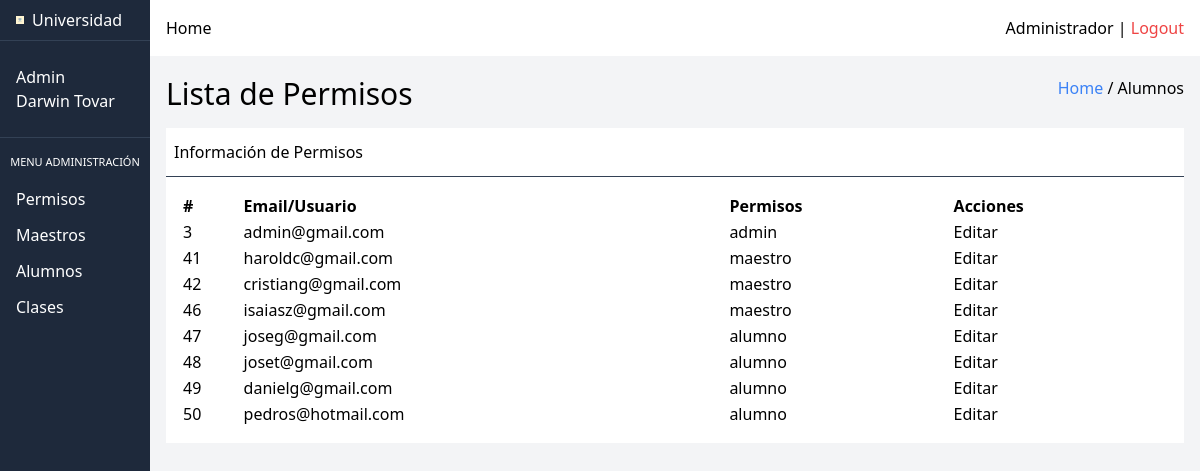
/index.php?action=table-roles (signed in), run on the app's committed database.
### tables this page shows
CREATE TABLE `user` (
  `id` int(11) NOT NULL,
  `email` varchar(50) NOT NULL,
  `password` varchar(100) NOT NULL,
  `firstname` varchar(100) NOT NULL,
  `lastname` varchar(100) NOT NULL,
  `address` varchar(150) NOT NULL,
  `birthday` timestamp NOT NULL DEFAULT current_timestamp() ON UPDATE current_timestamp(),
  `role_id` int(11) NOT NULL
);

CREATE TABLE `roles` (
  `id` int(11) NOT NULL,
  `description` varchar(50) NOT NULL
);

### src/DB.php (called while the page is built, shortened)
<?php
class DB
{
    private $pdo;
    public function __construct()
    {
        try {
            $host = $_ENV["DB_HOST"];
            $dbname = $_ENV["DB_DATABASE"];
            $port = $_ENV["DB_PORT"];
            $username = $_ENV["DB_USERNAME"];
            $password = $_ENV["DB_PASSWORD"];
            $attributes = [PDO::ATTR_ERRMODE => PDO::ERRMODE_EXCEPTION];
            $dsn = "mysql:host=$host;dbname=$dbname;port=$port";
            $this->pdo = new PDO($dsn, $username, $password, $attributes);
        } catch (PDOException $e) {
            echo "ERROR: " . $e->getMessage();
        }
    }
    public function connect()
    {
        return $this->pdo;
    }
}
?>

### src/models/Roles.php (called while the page is built, shortened)
<?php
require_once($_SERVER["DOCUMENT_ROOT"] . "/src/DB.php");
class Roles
{
    public function findAllWithUsers()
    {
        $pdo = new DB();
        $query = "
        SELECT user.id, email, roles.description
        FROM user
	        INNER JOIN roles
    	        ON user.role_id = roles.id
        ORDER BY user.id;
        ";
        $stmnt = $pdo->connect()->query($query);
        $data = [];
        while ($row = $stmnt->fetch(PDO::FETCH_ASSOC)) {
            array_push($data, $row);
        }
        return $data;
    }
}
?>

### src/views/admin/permisos/table-roles.php (the view, shortened to what this page needs)
<?php require $_SERVER['DOCUMENT_ROOT'] . '/src/templates/head.php'; ?>
</head>
<body>
    <div class="grid grid-cols-8 grid-flow-col">
        <?php require_once $_SERVER['DOCUMENT_ROOT'] . '/src/templates/aside-admin.php';  ?>
        <div class="col-star-2 col-span-9 bg-gray-100 w-full h-screen">
            <?php require_once $_SERVER['DOCUMENT_ROOT'] . '/src/templates/nav-admin.php';  ?>
            <main>
                <section class="p-4 ">
                    <div class="flex justify-between mb-4">
                        <h1 class="text-3xl">Lista de Permisos</h1>
                        <div>
                            <a class="text-blue-500" href="/index.php">Home</a> / Alumnos
                        </div>
                    </div>
                    <div class="bg-white  divide-y divide-slate-700">
                        <div class="flex justify-between items-center px-2 py-3">
                            <span>Información de Permisos</span>
                        </div>
                        <div class="p-4">
                            <table class="w-full">
                                <thead>
                                    <tr>
                                        <td class="font-bold">#</td>
                                        <td class="font-bold">Email/Usuario</td>
                                        <td class="font-bold">Permisos</td>
                                        <td class="font-bold">Acciones</td>
                                    </tr>
                                </thead>
                                <tbody>
                                    <?php foreach ($users as $row) { ?>
                                        <tr>
                                            <td><?= $row["id"] ?></td>
                                            <td><?= $row["email"] ?></td>
                                            <td><?= $row["description"] ?></td>
                                            <td>
                                                <a href="?action=edit-user-role&user_id=<?= $row["id"] ?>">Editar </a>
                                            </td>
                                        </tr>
                                    <?php } ?>
                                </tbody>
                            </table>
                        </div>
                    </div>
                </section>
            </main>
        </div>
    </div>
</body>
</html>

### index.php (shortened to what this page needs)
<?php
$action = filter_input(INPUT_POST, 'action');
if ($action == NULL) {
  $action = filter_input(INPUT_GET, 'action');
}
if (isset($_SESSION["role"])) {
    $controller = $_SESSION["role"];
}
require_once($_SERVER["DOCUMENT_ROOT"] . "/src/controllers/AdminController.php");
require_once($_SERVER["DOCUMENT_ROOT"] . "/src/controllers/LoginController.php");
switch ($controller) {
    case 'admin':
        if(isset($action)){
            $adminController = new AdminController();
            $adminController->route($action);
        } else {
            $adminController = new AdminController();
            $adminController->index();
        }
        break;
}
?>

### src/controllers/AdminController.php (shortened to what this page needs)
<?php
require_once($_SERVER["DOCUMENT_ROOT"] . "/src/models/Roles.php");
class AdminController
{
    public function showUserTableWithRoles()
    {
        $model =    new Roles();
        $users = $model->findAllWithUsers();
        include $_SERVER["DOCUMENT_ROOT"] . "/src/views/admin/permisos/table-roles.php";
    }
    public function route($action)
    {
        switch ($action) {
            case 'table-roles':
                $this->showUserTableWithRoles();
                break;
        }
    }
}

### src/templates/head.php (shortened to what this page needs)
<!DOCTYPE html>
<html lang="en">
<head>
    <link rel="stylesheet" href="/dist/output.css">

### src/templates/aside-admin.php
<aside class="bg-slate-800 text-white col-star-1 col-span-1 h-screen shadow-xl divide-y divide-slate-700">
<div class="flex items-center gap-2 mr-3 my-2 px-4">
    <div class="w-11">
        <img src="/assets/logo.jpg" alt="">
    </div>
    <span>Universidad</span>
</div>
<div class="py-6  flex flex-col px-4">
    <span>Admin</span>
    <span><?= $_SESSION["userData"]["firstname"] . ' ' . $_SESSION["userData"]["lastname"]?></span>
</div>
<div class="">
    <p class="text-center text-[11px] my-4">MENU ADMINISTRACIÓN</p>
    <?php require $_SERVER['DOCUMENT_ROOT'] . '/src/templates/menu-admin.php'; ?>
</div>
</aside>

### src/templates/menu-admin.php
<ul class="px-4 flex flex-col gap-3">
    <li>
        <a href="/index.php?action=table-roles">Permisos</a>
    </li>
    <li>
        <a href="/index.php?action=instructor-table">Maestros</a>
    </li>
    <li>
        <a href="/index.php?action=user-table">Alumnos</a>
    </li>
    <li>
        <a href="/index.php?action=clases-table">Clases</a>
    </li>
</ul>

### src/templates/nav-admin.php
<nav class="flex justify-between items-center p-4 mb-1 bg-white">
    <a href="/index.php">
        Home
    </a>
    <div>
        <span>Administrador | </span>
        <?php require_once $_SERVER['DOCUMENT_ROOT'] . '/src/templates/logout-button.php'; ?>
    </div>
</nav>

### src/templates/logout-button.php
<a href="/index?action=logout" class="text-red-500">Logout</a>

### data on the page
user: id "3", email "admin@gmail.com", role.description "admin"
user: id "41", email "haroldc@gmail.com", role.description "maestro"
user: id "42", email "cristiang@gmail.com", role.description "maestro"
user: id "46", email "isaiasz@gmail.com", role.description "maestro"
user: id "47", email "joseg@gmail.com", role.description "alumno"
user: id "48", email "joset@gmail.com", role.description "alumno"
user: id "49", email "danielg@gmail.com", role.description "alumno"
user: id "50", email "pedros@hotmail.com", role.description "alumno"

### other printed values
$_SESSION["userData"]["firstname"] "Darwin"
$_SESSION["userData"]["lastname"] "Tovar"
